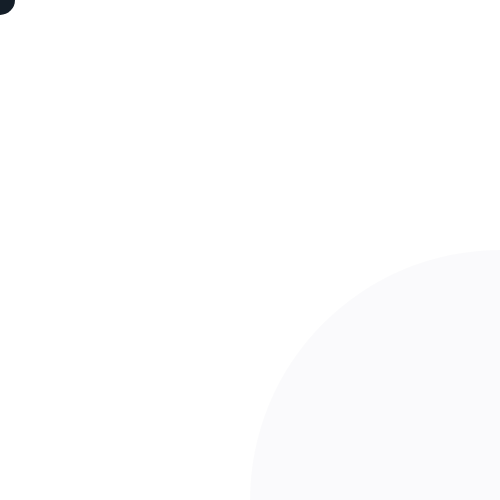
Frame 1 (no input)
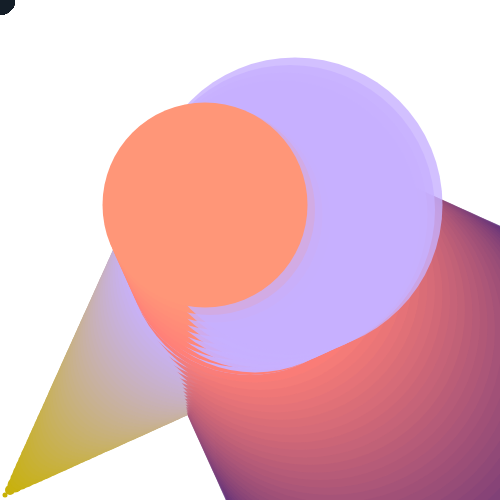
Frame 60 (no input)
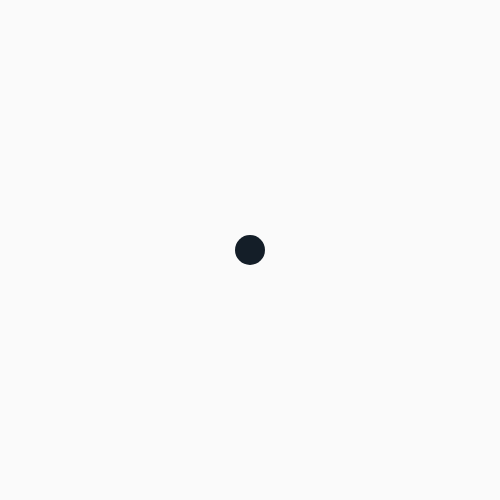
Frame 120 (the mouse pressed at the canvas centre since frame 60)

The p5.js sketch that drew these frames (run headless with seeded random() and noise() and a simulated clock; from frame 60 on, the mouse is pressed at the canvas centre):

// p5.js sketch
// ── sketch.js
let x;
let y;
function setup() {
  createCanvas(500, 500);
  x = 0
  y = 500
}

function draw() {
  background(mouseX, mouseY);
  noStroke();
  fill(200, 177, x, y)
  ellipse(x, y, x, x);
  x=x+5
   fill(x, x/2, 120, x)
  ellipse(y, y, y, y);
  y=y-5
  fill(20, 30, 40);
  ellipse(mouseX, mouseY, 30);
}
